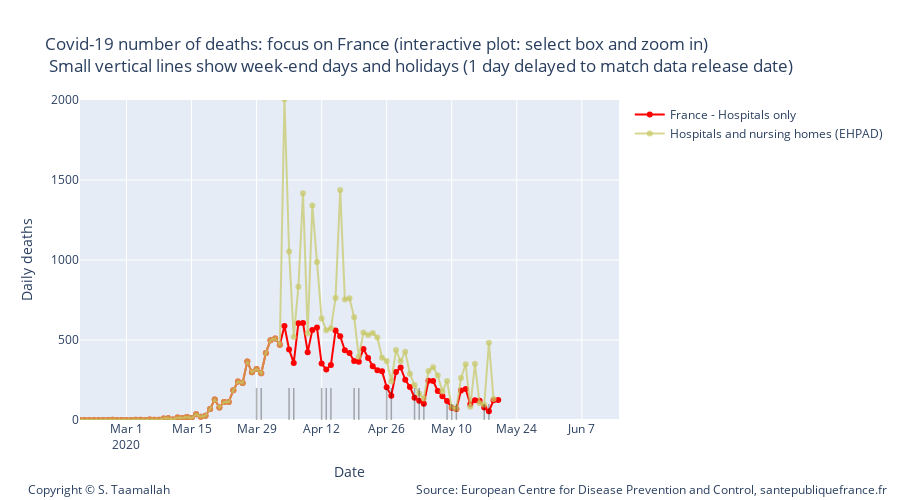

Source (notebook cell):
### Markdown cell above
- At the beginning of the outbreak, Santé publique France was only reporting deaths and cases recorded in hospitals. Later, nursing homes and other social medial structures started to be included, but without providing historical data. In the charts above, only hospital data was shown.
- Another point to notice regarding the data is the drop every week-end and holiday and higher than average values the following days. This seems to be artificial and shows the importance of relying on the moving average.

### Code cell
import plotly.graph_objects as go

#smooth_france_total = smooth_7day(df_france_total['deaths'])


traceFr = go.Scatter(
        x=df_france.index, 
        y=df_france['deaths'],
        mode='lines+markers',
        name='France - Hospitals only',
        line_color='rgba(256, 0, 0, 1)',
)

traceFr2 = go.Scatter(
        x=df_france.index, 
        y=smooth_france,
        mode='lines',
        name='Hospitals only',
        line_color='rgba(256, 0, 0, 1)',
)


traceFr_tot = go.Scatter(
        x=df_france_total.index, 
        y=df_france_total['deaths'],
        mode='lines+markers',
        name='Hospitals and nursing homes (EHPAD)',
        line_color='rgba(200, 200, 100, 0.7)',
)



data3 = [traceFr, traceFr_tot]


layout2 = go.Layout(
    title="Covid-19 number of deaths: focus on France (interactive plot: select box and zoom in) <br> Small vertical lines show week-end days and holidays (1 day delayed to match data release date)",
    width=900,
    height=500,
    
    # Top left
    xaxis=dict(
        title='Date',
        range=['2020-02-20', '2020-06-15'],
    ),
    yaxis=dict(
        title='Daily deaths',
        #type='log',
        range=[0,2000],
        anchor='x'
    ),
    
      annotations=[
        dict(
            x=1.5,
            y=-0.25,
            showarrow=False,
            text='Source: European Centre for Disease Prevention and Control, santepubliquefrance.fr',
            xref='paper',
            yref='paper'
        ),
        
        dict(
            x=-0.1,
            y=-0.25,
            showarrow=False,
            text='Copyright © S. Taamallah ',
            xref='paper',
            yref='paper'
        )
    ],
    
)



fig = go.Figure(data=data3, layout=layout2)

# Add shapes

fig.add_shape(
            type="line",
            x0='2020-03-29',
            y0=0,
            x1='2020-03-29',
            y1=200,
        )
fig.add_shape(
            type="line",
            x0='2020-03-30',
            y0=0,
            x1='2020-03-30',
            y1=200,
        )

fig.add_shape(
            type="line",
            x0='2020-04-05',
            y0=0,
            x1='2020-04-05',
            y1=200,
        )
fig.add_shape(
            type="line",
            x0='2020-04-06',
            y0=0,
            x1='2020-04-06',
            y1=200,
        )

fig.add_shape(
            type="line",
            x0='2020-04-12',
            y0=0,
            x1='2020-04-12',
            y1=200,
        )

fig.add_shape(
            type="line",
            x0='2020-04-13',
            y0=0,
            x1='2020-04-13',
            y1=200,
        )

fig.add_shape(
            type="line",
            x0='2020-04-14',
            y0=0,
            x1='2020-04-14',
            y1=200,
        )

fig.add_shape(
            type="line",
            x0='2020-04-19',
            y0=0,
            x1='2020-04-19',
            y1=200,
        )

fig.add_shape(
            type="line",
            x0='2020-04-20',
            y0=0,
            x1='2020-04-20',
            y1=200,
        )

fig.add_shape(
            type="line",
            x0='2020-04-26',
            y0=0,
            x1='2020-04-26',
            y1=200,
        )

fig.add_shape(
            type="line",
            x0='2020-04-27',
            y0=0,
            x1='2020-04-27',
            y1=200,
        )

fig.add_shape(
            type="line",
            x0='2020-05-02',
            y0=0,
            x1='2020-05-02',
            y1=200,
        )

fig.add_shape(
            type="line",
            x0='2020-05-03',
            y0=0,
            x1='2020-05-03',
            y1=200,
        )
fig.add_shape(
            type="line",
            x0='2020-05-04',
            y0=0,
            x1='2020-05-04',
            y1=100,
        )

fig.add_shape(
            type="line",
            x0='2020-05-09',
            y0=0,
            x1='2020-05-09',
            y1=100,
        )

fig.add_shape(
            type="line",
            x0='2020-05-10',
            y0=0,
            x1='2020-05-10',
            y1=100,
        )
fig.add_shape(
            type="line",
            x0='2020-05-11',
            y0=0,
            x1='2020-05-11',
            y1=100,
        )

fig.add_shape(
            type="line",
            x0='2020-05-17',
            y0=0,
            x1='2020-05-17',
            y1=100,
        )
fig.add_shape(
            type="line",
            x0='2020-05-18',
            y0=0,
            x1='2020-05-18',
            y1=100,
        )


fig.update_shapes(dict(
    xref="x",
    yref="y",
    opacity=0.3,
    line=dict(
        color="black",
        width=1.5,
        )))

fig.show()
from plotly.offline import plot
plot(fig, filename="STaamallah_covid19_analysis_chart_1tre_20200503.html", auto_open = False)

### Figure 1 — Plotly figure (JSON) as saved in the notebook; plotly's stock layout.template omitted (floating-point values rounded to 4 significant figures; data arrays with more than 128 entries replaced by an {"elided": "..."} marker saying what was removed)
{"data": [{"line": {"color": "rgba(256, 0, 0, 1)"}, "mode": "lines+markers", "name": "France - Hospitals only", "type": "scatter", "x": {"elided": "142 str values"}, "y": {"elided": "142 int values"}}, {"line": {"color": "rgba(200, 200, 100, 0.7)"}, "mode": "lines+markers", "name": "Hospitals and nursing homes (EHPAD)", "type": "scatter", "x": {"elided": "141 str values"}, "y": {"elided": "141 int values"}}], "layout": {"annotations": [{"showarrow": false, "text": "Source: European Centre for Disease Prevention and Control, santepubliquefrance.fr", "x": 1.5, "xref": "paper", "y": -0.25, "yref": "paper"}, {"showarrow": false, "text": "Copyright © S. Taamallah ", "x": -0.1, "xref": "paper", "y": -0.25, "yref": "paper"}], "height": 500, "shapes": [{"line": {"color": "black", "width": 1.5}, "opacity": 0.3, "type": "line", "x0": "2020-03-29", "x1": "2020-03-29", "xref": "x", "y0": 0, "y1": 200, "yref": "y"}, {"line": {"color": "black", "width": 1.5}, "opacity": 0.3, "type": "line", "x0": "2020-03-30", "x1": "2020-03-30", "xref": "x", "y0": 0, "y1": 200, "yref": "y"}, {"line": {"color": "black", "width": 1.5}, "opacity": 0.3, "type": "line", "x0": "2020-04-05", "x1": "2020-04-05", "xref": "x", "y0": 0, "y1": 200, "yref": "y"}, {"line": {"color": "black", "width": 1.5}, "opacity": 0.3, "type": "line", "x0": "2020-04-06", "x1": "2020-04-06", "xref": "x", "y0": 0, "y1": 200, "yref": "y"}, {"line": {"color": "black", "width": 1.5}, "opacity": 0.3, "type": "line", "x0": "2020-04-12", "x1": "2020-04-12", "xref": "x", "y0": 0, "y1": 200, "yref": "y"}, {"line": {"color": "black", "width": 1.5}, "opacity": 0.3, "type": "line", "x0": "2020-04-13", "x1": "2020-04-13", "xref": "x", "y0": 0, "y1": 200, "yref": "y"}, {"line": {"color": "black", "width": 1.5}, "opacity": 0.3, "type": "line", "x0": "2020-04-14", "x1": "2020-04-14", "xref": "x", "y0": 0, "y1": 200, "yref": "y"}, {"line": {"color": "black", "width": 1.5}, "opacity": 0.3, "type": "line", "x0": "2020-04-19", "x1": "2020-04-19", "xref": "x", "y0": 0, "y1": 200, "yref": "y"}, {"line": {"color": "black", "width": 1.5}, "opacity": 0.3, "type": "line", "x0": "2020-04-20", "x1": "2020-04-20", "xref": "x", "y0": 0, "y1": 200, "yref": "y"}, {"line": {"color": "black", "width": 1.5}, "opacity": 0.3, "type": "line", "x0": "2020-04-26", "x1": "2020-04-26", "xref": "x", "y0": 0, "y1": 200, "yref": "y"}, {"line": {"color": "black", "width": 1.5}, "opacity": 0.3, "type": "line", "x0": "2020-04-27", "x1": "2020-04-27", "xref": "x", "y0": 0, "y1": 200, "yref": "y"}, {"line": {"color": "black", "width": 1.5}, "opacity": 0.3, "type": "line", "x0": "2020-05-02", "x1": "2020-05-02", "xref": "x", "y0": 0, "y1": 200, "yref": "y"}, {"line": {"color": "black", "width": 1.5}, "opacity": 0.3, "type": "line", "x0": "2020-05-03", "x1": "2020-05-03", "xref": "x", "y0": 0, "y1": 200, "yref": "y"}, {"line": {"color": "black", "width": 1.5}, "opacity": 0.3, "type": "line", "x0": "2020-05-04", "x1": "2020-05-04", "xref": "x", "y0": 0, "y1": 100, "yref": "y"}, {"line": {"color": "black", "width": 1.5}, "opacity": 0.3, "type": "line", "x0": "2020-05-09", "x1": "2020-05-09", "xref": "x", "y0": 0, "y1": 100, "yref": "y"}, {"line": {"color": "black", "width": 1.5}, "opacity": 0.3, "type": "line", "x0": "2020-05-10", "x1": "2020-05-10", "xref": "x", "y0": 0, "y1": 100, "yref": "y"}, {"line": {"color": "black", "width": 1.5}, "opacity": 0.3, "type": "line", "x0": "2020-05-11", "x1": "2020-05-11", "xref": "x", "y0": 0, "y1": 100, "yref": "y"}, {"line": {"color": "black", "width": 1.5}, "opacity": 0.3, "type": "line", "x0": "2020-05-17", "x1": "2020-05-17", "xref": "x", "y0": 0, "y1": 100, "yref": "y"}, {"line": {"color": "black", "width": 1.5}, "opacity": 0.3, "type": "line", "x0": "2020-05-18", "x1": "2020-05-18", "xref": "x", "y0": 0, "y1": 100, "yref": "y"}], "title": {"text": "Covid-19 number of deaths: focus on France (interactive plot: select box and zoom in) <br> Small vertical lines show week-end days and holidays (1 day delayed to match data release date)"}, "width": 900, "xaxis": {"range": ["2020-02-20", "2020-06-15"], "title": {"text": "Date"}, "type": "date"}, "yaxis": {"anchor": "x", "range": [0, 2000], "title": {"text": "Daily deaths"}, "type": "linear"}}}
